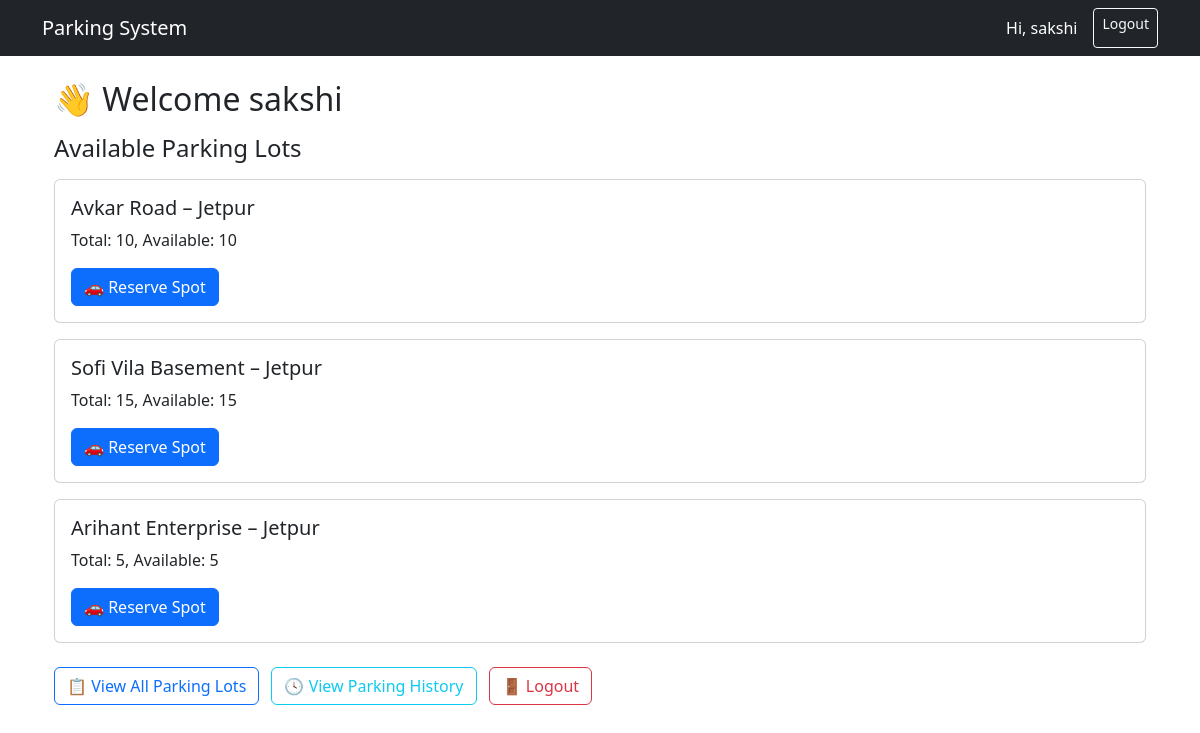
/user_dashboard (signed in), run on an earlier commit of the app's database.
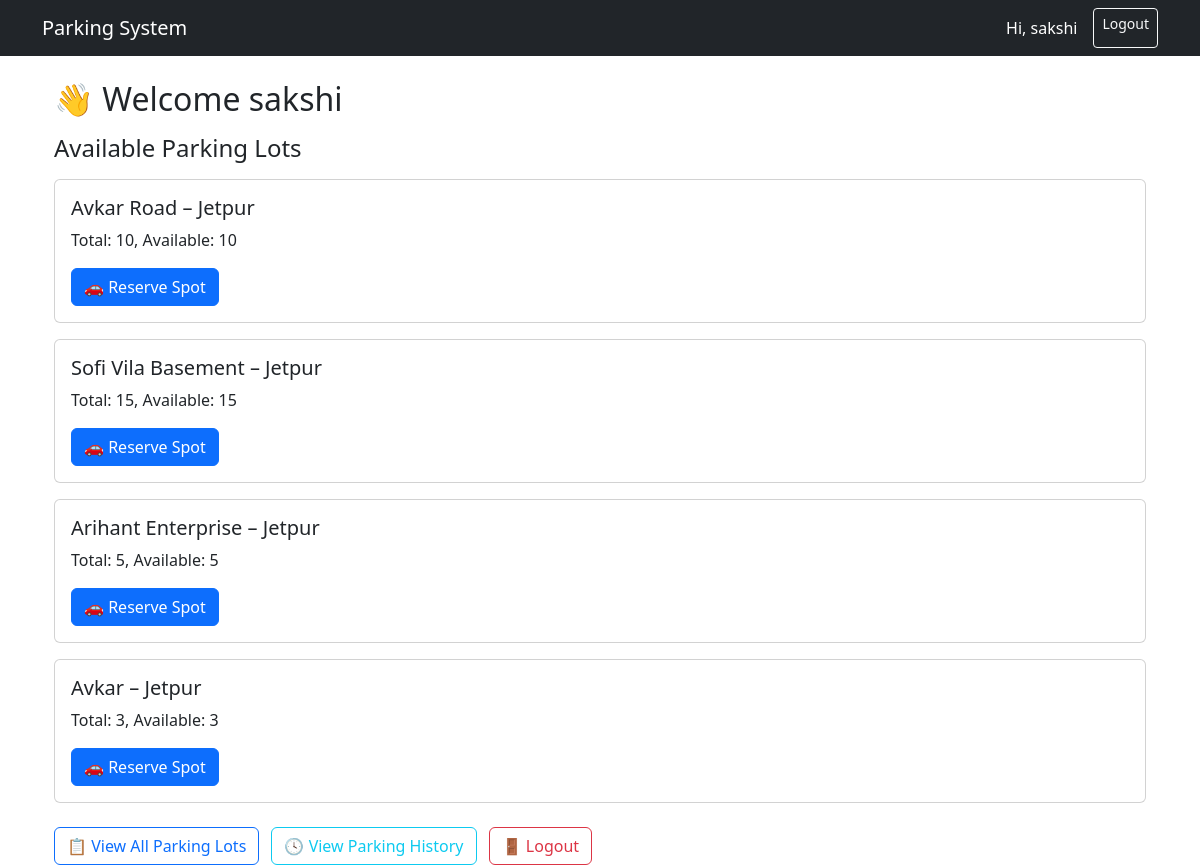
And on a later commit of the database.
### tables this page shows
CREATE TABLE parking_lots (
            id INTEGER PRIMARY KEY AUTOINCREMENT,
            name TEXT NOT NULL,
            address TEXT NOT NULL,
            pin_code TEXT,
            total_spots INTEGER NOT NULL,
            available_spots INTEGER NOT NULL
        , price_per_hour REAL DEFAULT 20.0);

### app.py (the view)
@app.route('/user_dashboard')
def user_dashboard():
    if 'id' not in session or session.get('role') != 'user':
        return redirect(url_for('login'))
    conn = get_db_connection()
    user_id = session['id']
    lots = [dict(row) for row in conn.execute('SELECT * FROM parking_lots').fetchall()]
    spot_row = conn.execute('SELECT * FROM parking_spots WHERE current_user_id = ?', (user_id,)).fetchone()
    spot = dict(spot_row) if spot_row else None
    current_lot = None
    if spot:
        lot_row = conn.execute('SELECT * FROM parking_lots WHERE id = ?', (spot['lot_id'],)).fetchone()
        current_lot = dict(lot_row) if lot_row else None
    full_name = conn.execute('SELECT full_name FROM users WHERE id = ?', (user_id,)).fetchone()['full_name']
    conn.close()
    return render_template('user_dashboard.html',
                           full_name=full_name,
                           lots=lots,
                           current_spot=spot,
                           current_lot=current_lot)

### app.py (called while the page is built)
def get_db_connection():
    conn = sqlite3.connect(DATABASE)
    conn.row_factory = sqlite3.Row
    return conn

### templates/user_dashboard.html (shortened to what this page needs)
{% extends "base.html" %}
{% block content %}
<div class="container">
  <h2 class="mb-3">👋 Welcome {{ full_name }}</h2>
  <h4 class="mb-3">Available Parking Lots</h4>
  {% for lot in lots %}
    <div class="card mb-3">
      <div class="card-body">
        <h5 class="card-title">{{ lot.name }} – {{ lot.address }}</h5>
        <p>Total: {{ lot.total_spots }}, Available: {{ lot.available_spots }}</p>
        {% if current_spot %}
          {% if lot.id == current_lot.id %}
            <span class="badge bg-success">✅ You have a reservation in this lot</span>
          {% else %}
            <span class="badge bg-secondary">🔒 You already have a spot in another lot</span>
          {% endif %}
        {% else %}
          {% if lot.available_spots > 0 %}
            <form action="{{ url_for('reserve', lot_id=lot.id) }}" method="post" class="d-inline">
              <button class="btn btn-primary">🚗 Reserve Spot</button>
            </form>
          {% else %}
            <span class="text-danger">❌ No Spots Available</span>
          {% endif %}
        {% endif %}
      </div>
    </div>
  {% endfor %}
  <div class="mt-4">
    <a href="{{ url_for('view_lots') }}" class="btn btn-outline-primary me-2">📋 View All Parking Lots</a>
    <a href="{{ url_for('user_history') }}" class="btn btn-outline-info me-2">🕓 View Parking History</a>
    <a href="{{ url_for('logout') }}" class="btn btn-outline-danger">🚪 Logout</a>
  </div>
</div>
{% endblock %}

What changed in the data, as far as the page shows it:
added parking_lots: name "Avkar", address "Jetpur", total_spots "3", available_spots "3"
